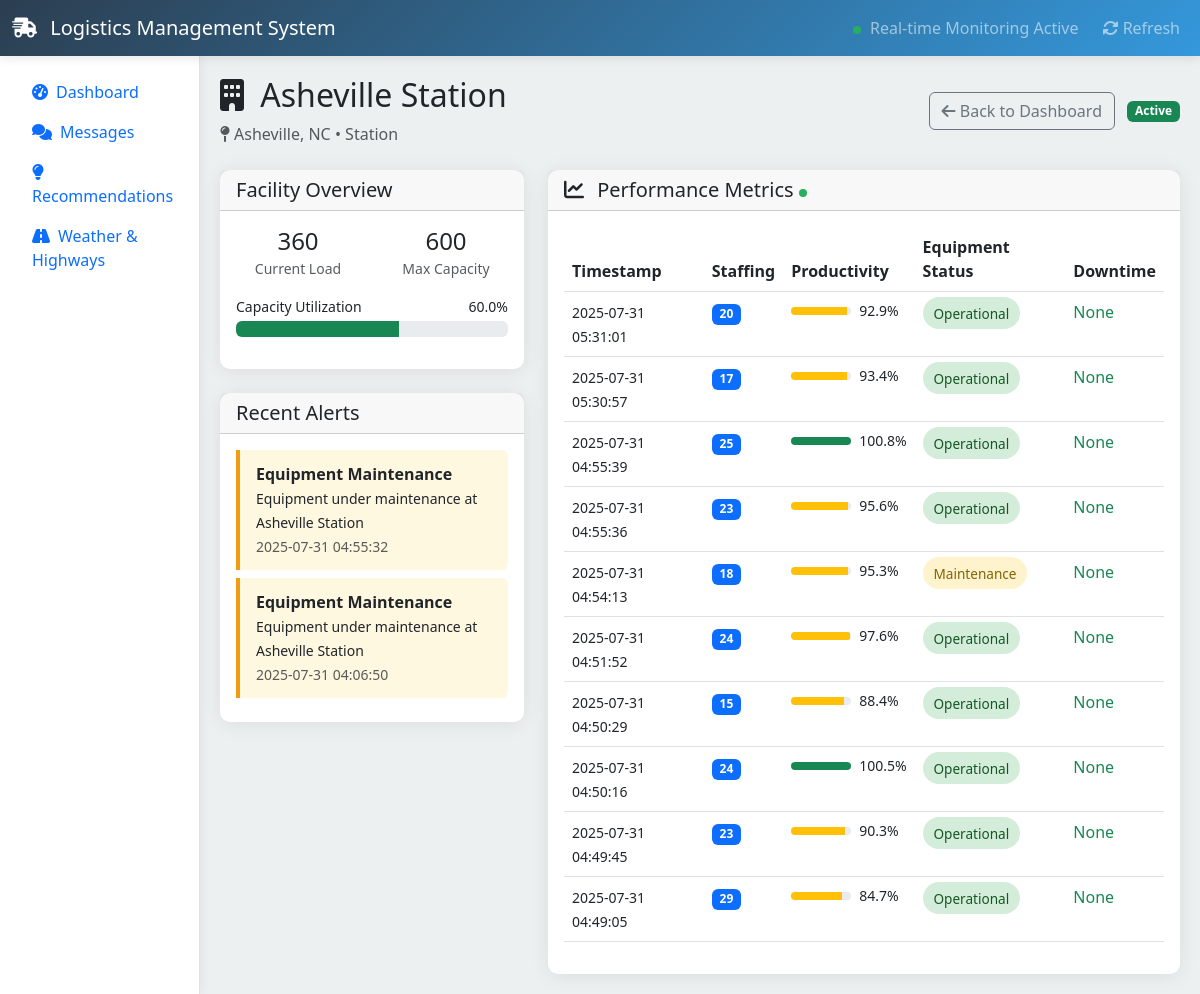
The app's page /facility/67 with its own data.
### tables this page shows
CREATE TABLE facilities (
        id INTEGER PRIMARY KEY AUTOINCREMENT,
        name TEXT NOT NULL,
        location TEXT NOT NULL,
        facility_type TEXT NOT NULL,
        status TEXT DEFAULT 'active',
        max_capacity INTEGER DEFAULT 1000,
        current_load INTEGER DEFAULT 0,
        staff_count INTEGER DEFAULT 50,
        created_at TIMESTAMP DEFAULT CURRENT_TIMESTAMP
    );

CREATE TABLE alerts (
        id INTEGER PRIMARY KEY AUTOINCREMENT,
        facility_id INTEGER,
        alert_type TEXT NOT NULL,
        message TEXT NOT NULL,
        severity TEXT DEFAULT 'info',
        resolved BOOLEAN DEFAULT FALSE,
        created_at TIMESTAMP DEFAULT CURRENT_TIMESTAMP,
        FOREIGN KEY (facility_id) REFERENCES facilities (id)
    );

CREATE TABLE facility_metrics (
        id INTEGER PRIMARY KEY AUTOINCREMENT,
        facility_id INTEGER,
        staffing_level INTEGER,
        productivity_rate REAL,
        equipment_status TEXT,
        downtime_minutes INTEGER DEFAULT 0,
        delivery_timeliness REAL DEFAULT 95.0,
        timestamp TIMESTAMP DEFAULT CURRENT_TIMESTAMP,
        FOREIGN KEY (facility_id) REFERENCES facilities (id)
    );

### web/routes.py (the view)
    @app.route("/facility/<int:facility_id>")
    def facility_detail(facility_id):
        facility = FacilityDB.get_facility_by_id(facility_id)
        if not facility:
            flash("Facility not found", "error")
            return redirect(url_for("dashboard"))
        metrics = MetricsDB.get_facility_metrics(facility_id, 24)
        if not isinstance(metrics, list):
            metrics = []
        alerts = AlertsDB.get_facility_alerts(facility_id, 10)
        return render_template(
            "facility_detail.html", facility=facility, metrics=metrics, alerts=alerts
        )

### database/logic.py (called while the page is built)
def get_db_connection():
    conn = sqlite3.connect(DATABASE, timeout=30.0)  # 30-second timeout
    conn.row_factory = sqlite3.Row
    conn.execute("PRAGMA journal_mode=WAL")
    conn.execute("PRAGMA synchronous=NORMAL")
    conn.execute("PRAGMA temp_store=memory")
    conn.execute("PRAGMA mmap_size=268435456")  # 256MB mmap
    return conn

    @staticmethod
    def get_facility_by_id(facility_id: int):
        conn = get_db_connection()
        facility = conn.execute(GET_FACILITY_BY_ID, (facility_id,)).fetchone()
        conn.close()
        return facility

    @staticmethod
    def get_facility_metrics(facility_id: int, limit: int = 24) -> List[sqlite3.Row]:
        conn = get_db_connection()
        metrics = conn.execute(GET_FACILITY_METRICS, (facility_id, limit)).fetchall()
        conn.close()
        return metrics

    @staticmethod
    def get_facility_alerts(facility_id: int, limit: int = 10):
        conn = get_db_connection()
        alerts = conn.execute(GET_FACILITY_ALERTS, (facility_id, limit)).fetchall()
        conn.close()
        return alerts

### templates/facility_detail.html (shortened to what this page needs)
{% extends "base.html" %}
{% block content %}
<div class="d-flex justify-content-between align-items-center mb-4">
    <div>
        <h2>
            <i class="fas fa-building me-2"></i>
            {{ facility.name }}
        </h2>
        <p class="text-muted mb-0">
            <i class="fas fa-map-pin me-1"></i>{{ facility.location }} •
            {{ facility.facility_type.replace('_', ' ').title() }}
        </p>
    </div>
    <div>
        <a href="{{ url_for('dashboard') }}" class="btn btn-outline-secondary me-2">
            <i class="fas fa-arrow-left"></i> Back to Dashboard
        </a>
        <span class="badge bg-{% if facility.status == 'active' %}success{% else %}warning{% endif %}">
            {{ facility.status.title() }}
        </span>
    </div>
</div>
<div class="row">
    <div class="col-lg-4">
        <div class="card mb-4">
            <div class="card-header">
                <h5 class="mb-0">Facility Overview</h5>
            </div>
            <div class="card-body">
                <div class="row mb-3">
                    <div class="col-6">
                        <div class="text-center">
                            <div class="h4 mb-0">{{ facility.current_load }}</div>
                            <small class="text-muted">Current Load</small>
                        </div>
                    </div>
                    <div class="col-6">
                        <div class="text-center">
                            <div class="h4 mb-0">{{ facility.max_capacity }}</div>
                            <small class="text-muted">Max Capacity</small>
                        </div>
                    </div>
                </div>
                <div class="mb-3">
                    <div class="d-flex justify-content-between mb-1">
                        <small>Capacity Utilization</small>
                        <small>{{ ((facility.current_load / facility.max_capacity) * 100)|round(1) }}%</small>
                    </div>
                    <div class="progress">
                        <div class="progress-bar
                             {% if (facility.current_load / facility.max_capacity) > 0.9 %}bg-danger
                             {% elif (facility.current_load / facility.max_capacity) > 0.7 %}bg-warning
                             {% else %}bg-success{% endif %}"
                             style="width: {{ (((facility.current_load / facility.max_capacity) * 100) if ((facility.current_load / facility.max_capacity) * 100) < 100 else 100) }}%">
                        </div>
                    </div>
                </div>
            </div>
        </div>
        <div class="card">
            <div class="card-header">
                <h5 class="mb-0">Recent Alerts</h5>
            </div>
            <div class="card-body" style="max-height: 300px; overflow-y: auto;">
                {% if alerts %}
                    {% for alert in alerts %}
                    <div class="alert-item alert-{{ alert.severity }} mb-2">
                        <strong>{{ alert.alert_type.replace('_', ' ').title() }}</strong><br>
                        <small>{{ alert.message }}</small><br>
                        <small class="text-muted">{{ alert.created_at }}</small>
                    </div>
                    {% endfor %}
                {% else %}
                    <p class="text-muted">No recent alerts for this facility</p>
                {% endif %}
            </div>
        </div>
    </div>
    <div class="col-lg-8">
        <div class="card">
            <div class="card-header">
                <h5 class="mb-0">
                    <i class="fas fa-chart-line me-2"></i>
                    Performance Metrics
                    <span class="real-time-indicator"></span>
                </h5>
            </div>
            <div class="card-body">
                {% if metrics %}
                <div class="table-responsive">
                    <table class="table table-hover">
                        <thead>
                            <tr>
                                <th>Timestamp</th>
                                <th>Staffing</th>
                                <th>Productivity</th>
                                <th>Equipment Status</th>
                                <th>Downtime</th>
                            </tr>
                        </thead>
                        <tbody>
                            {% for metric in metrics[:10] %}
                            <tr>
                                <td>
                                    <small>{{ metric.timestamp }}</small>
                                </td>
                                <td>
                                    <span class="badge bg-primary">{{ metric.staffing_level }}</span>
                                </td>
                                <td>
                                    <div class="d-flex align-items-center">
                                        <div class="productivity-bar me-2" style="width: 60px;">
                                            <div class="productivity-fill bg-{% if metric.productivity_rate >= 1.0 %}success{% elif metric.productivity_rate >= 0.8 %}warning{% else %}danger{% endif %}"
                                                 style="width: {{ ((metric.productivity_rate * 100) if metric.productivity_rate * 100 < 100 else 100) }}%"></div>
                                        </div>
                                        <small>{{ (metric.productivity_rate * 100)|round(1) }}%</small>
                                    </div>
                                </td>
                                <td>
                                    <span class="metric-badge status-{{ metric.equipment_status.lower().replace(' ', '') }}">
                                        {{ metric.equipment_status }}
                                    </span>
                                </td>
                                <td>
                                    {% if metric.downtime_minutes > 0 %}
                                    <span class="text-warning">{{ metric.downtime_minutes }} min</span>
                                    {% else %}
                                    <span class="text-success">None</span>
                                    {% endif %}
                                </td>
                            </tr>
                            {% endfor %}
                        </tbody>
                    </table>
                </div>
                {% else %}
                <div class="text-center py-4">
                    <i class="fas fa-chart-line fa-3x text-muted mb-3"></i>
                    <p class="text-muted">No metrics data available for this facility</p>
                </div>
                {% endif %}
            </div>
        </div>
    </div>
</div>
{% endblock %}

### templates/base.html (style rules this page uses)
:root { --primary-color: #2c3e50; --secondary-color: #3498db; --success-color: #27ae60; --warning-color: #f39c12; --danger-color: #e74c3c; --light-bg: #ecf0f1; }
body { background-color: var(--light-bg); font-family: 'Segoe UI', Tahoma, Geneva, Verdana, sans-serif; }
.card { border: none; border-radius: 10px; box-shadow: 0 2px 20px rgba(0,0,0,0.08); transition: transform 0.2s ease; }
.metric-badge { font-size: 0.85em; padding: 0.5em 0.8em; border-radius: 20px; }
.status-operational { background-color: #d4edda; color: #155724; }
.status-maintenance { background-color: #fff3cd; color: #856404; }
.alert-item { border-left: 4px solid; padding: 12px 16px; margin-bottom: 8px; border-radius: 0 6px 6px 0; }
.alert-warning { border-left-color: var(--warning-color); background-color: #fff8e1; }
.productivity-bar { height: 8px; background-color: #e9ecef; border-radius: 4px; overflow: hidden; }
.productivity-fill { height: 100%; transition: width 0.3s ease; }
.real-time-indicator { display: inline-block; width: 8px; height: 8px; background-color: var(--success-color); border-radius: 50%; margin-right: 5px; animation: pulse 2s infinite; }

### records on screen
facilities: name "Asheville Station", location "Asheville, NC", facility_type.replace "Station", status "Active", current_load "360", max_capacity "600", current_load+max_capacity "60.0"
alerts: alert_type.replace "Equipment Maintenance", message "Equipment under maintenance at Asheville Station", created_at "2025-07-31 04:55:32"
alerts: alert_type.replace "Equipment Maintenance", message "Equipment under maintenance at Asheville Station", created_at "2025-07-31 04:06:50"
facility_metrics: timestamp "2025-07-31 05:31:01", staffing_level "20", (metric.productivity_rate*100)|round(1) "92.9", equipment_status "Operational", downtime_minutes "None"
facility_metrics: timestamp "2025-07-31 05:30:57", staffing_level "17", (metric.productivity_rate*100)|round(1) "93.4", equipment_status "Operational", downtime_minutes "None"
facility_metrics: timestamp "2025-07-31 04:55:39", staffing_level "25", (metric.productivity_rate*100)|round(1) "100.8", equipment_status "Operational", downtime_minutes "None"
facility_metrics: timestamp "2025-07-31 04:55:36", staffing_level "23", (metric.productivity_rate*100)|round(1) "95.6", equipment_status "Operational", downtime_minutes "None"
facility_metrics: timestamp "2025-07-31 04:54:13", staffing_level "18", (metric.productivity_rate*100)|round(1) "95.3", equipment_status "Maintenance", downtime_minutes "None"
facility_metrics: timestamp "2025-07-31 04:51:52", staffing_level "24", (metric.productivity_rate*100)|round(1) "97.6", equipment_status "Operational", downtime_minutes "None"
facility_metrics: timestamp "2025-07-31 04:50:29", staffing_level "15", (metric.productivity_rate*100)|round(1) "88.4", equipment_status "Operational", downtime_minutes "None"
facility_metrics: timestamp "2025-07-31 04:50:16", staffing_level "24", (metric.productivity_rate*100)|round(1) "100.5", equipment_status "Operational", downtime_minutes "None"
facility_metrics: timestamp "2025-07-31 04:49:45", staffing_level "23", (metric.productivity_rate*100)|round(1) "90.3", equipment_status "Operational", downtime_minutes "None"
facility_metrics: timestamp "2025-07-31 04:49:05", staffing_level "29", (metric.productivity_rate*100)|round(1) "84.7", equipment_status "Operational", downtime_minutes "None"
